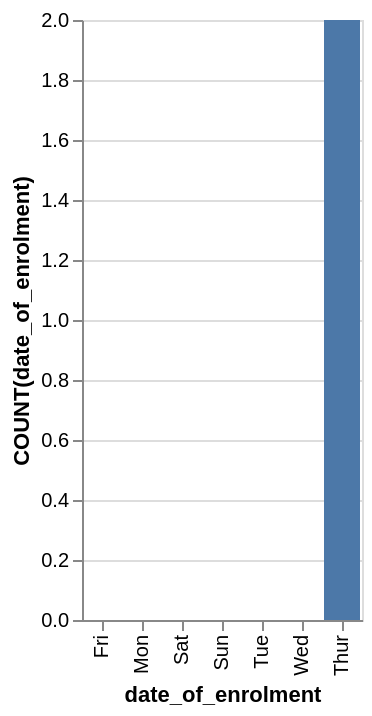

Specify this chart in Vega-Lite:
### Vega-Lite specification from a JSON file in a GitHub repository (floating-point values rounded to 4 significant figures)
{"data": {"values": [{"x_data": "Fri", "y_data": 0}, {"x_data": "Mon", "y_data": 0}, {"x_data": "Sat", "y_data": 0}, {"x_data": "Sun", "y_data": 0}, {"x_data": "Tue", "y_data": 0}, {"x_data": "Wed", "y_data": 0}, {"x_data": "Thur", "y_data": 2}]}, "mark": "bar", "encoding": {"x": {"field": "x_data", "type": "nominal", "title": "date_of_enrolment", "sort": {"op": "sum", "field": "y_data", "order": "ascending"}}, "y": {"field": "y_data", "type": "quantitative", "title": "COUNT(date_of_enrolment)"}}}
